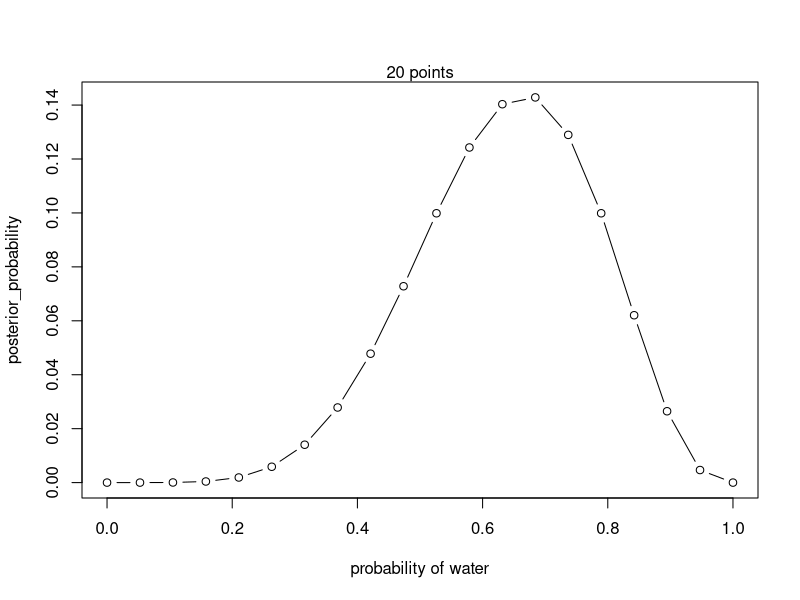
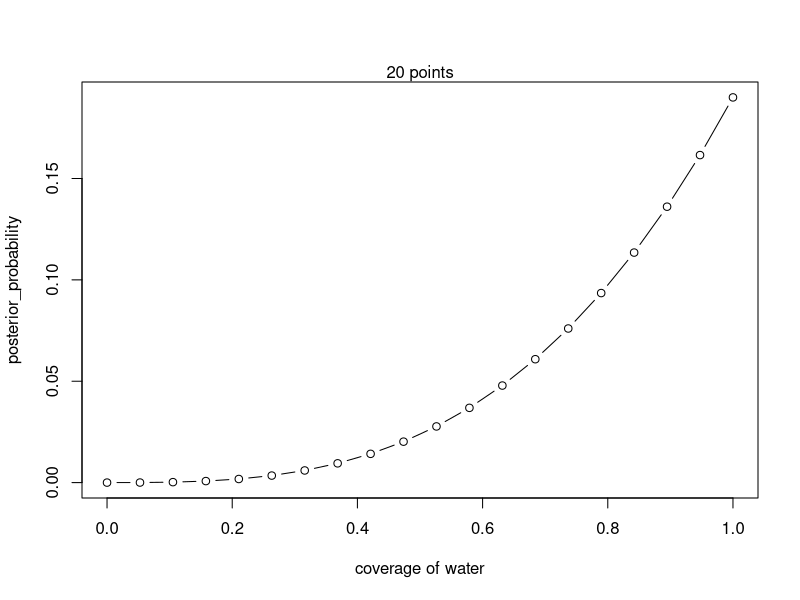
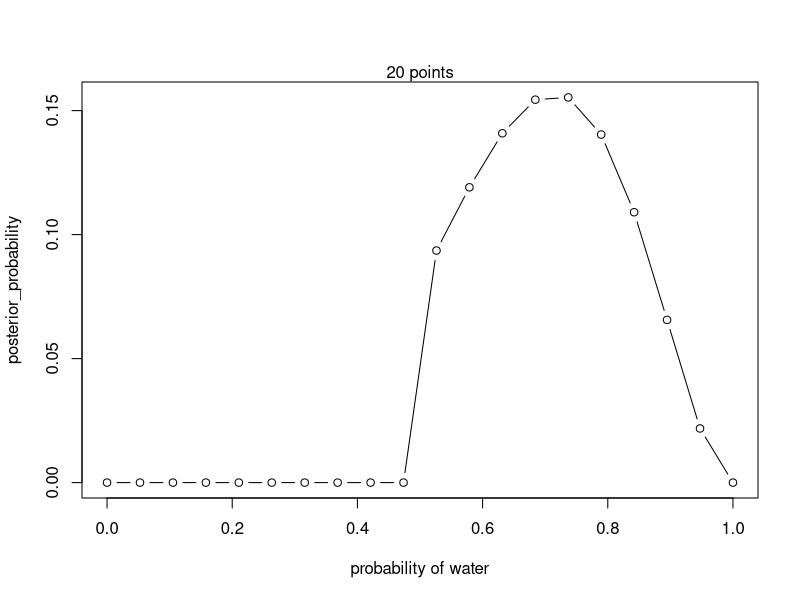

Write R code to recreate these figures, in order.
## ---- chunk 1
knitr::opts_chunk$set(echo = TRUE)
## ---- chunk 2
# Grid Approximation

# define grid
p_grid = seq(from = 0, to = 1, length.out=20)
p_grid

# define prior
prior = rep(1, 20)

# compute likelihood at each value in grid
likelihood = dbinom(6, size = 9, prob = p_grid)

# compute product of likelihood and prior
unstd.posterior = likelihood * prior

# standardize the posterior so it sums to 1
posterior = unstd.posterior / sum(unstd.posterior)

# plot the distribution
plot(p_grid, posterior, type = "b",
     xlab = "probability of water", ylab = "posterior_probability")
mtext("20 points")

## ---- chunk 3
#define the grid
p_grid = seq(from = 0, to = 1, length.out=20)

#define the prior
prior <- rep(1,20) # if i multiply prior with likelihood, posterior stays the same; equal chance of any amount of success, i.e. equal chance of earth to be covered in any amount of water

#compute likelihood (probability!) at each value in grid
likelihood <- dbinom(3, size=3, prob=p_grid) # if i have 3 trials and 3 waters, whats the probability that earth is p_grid amount covered with water, p(b|a)? what is the probability of getting 3 out of 3 successful trials in total, given our probability of success is 0.7? how surprising is it (inversely)? prob=p_grid means probability for every value of p grid 

#compute product of likelihood and prior
unstd.posterior <- likelihood*prior

#standardize posterior, so it sums to 1
posterior <- unstd.posterior / sum(unstd.posterior)

# plot the distribution
plot(p_grid, posterior, type = "b",
     xlab = "coverage of water", ylab = "posterior_probability")
mtext("20 points")


prior
likelihood
## ---- chunk 4
# define grid
p_grid = seq(from = 0, to = 1, length.out=20)
p_grid

# define prior
prior = c(rep(0, 10),rep(1,10))

# compute likelihood at each value in grid
likelihood = dbinom(5, size = 7, prob = p_grid)

# compute product of likelihood and prior
unstd.posterior = likelihood * prior # because you multiply 0 0 0 0 1 1 1 1 1 with the actual values, the 0 will be 0 but the 1 wont change!!!

# standardize the posterior so it sums to 1
posterior = unstd.posterior / sum(unstd.posterior)

# plot the distribution
plot(p_grid, posterior, type = "b",
     xlab = "probability of water", ylab = "posterior_probability")
mtext("20 points")
## ---- chunk 5

# Use the Bayes formula!

## ---- chunk 6

# Write your probability here.

## ---- chunk 7

# Write your probability here.

## ---- chunk 8

# Write your probability here.

